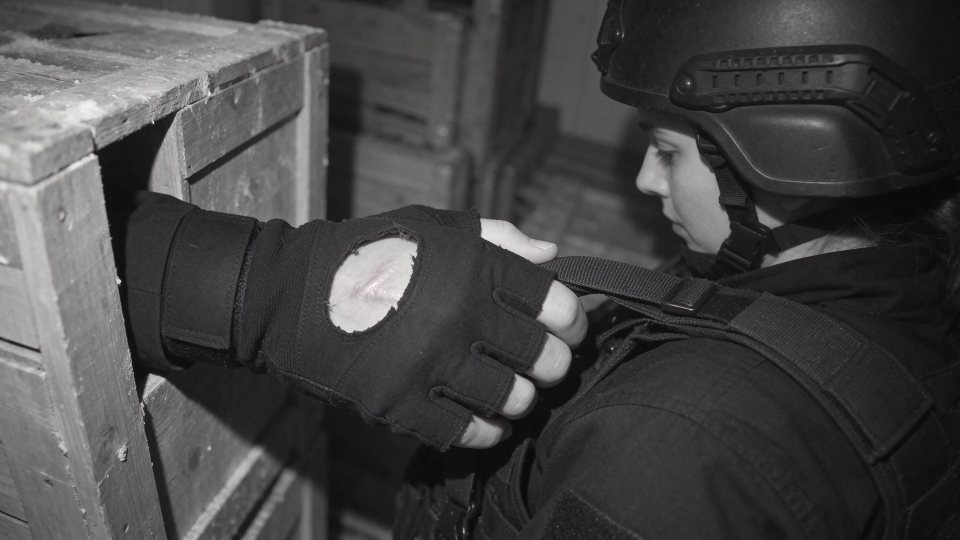
#> input picture previs/keyframes/v2/frames/21_C2_cam11_zoom_generated.jpg, 1920 x 1080 px (shown at 1/2 size)
$ python scar_composite.py
#> lines starting #> are read from the running program, lines starting #| are printed output that depends on the picture; after the words box and inside, x2 and y2 are one past the last pixel; in counts of white or black regions, pixels touching at a corner belong together
"""Put Ward's scar (traced from I3) into the CAM 11 playback-zoom insert, same shape, same direction.

    python3 scar_composite.py   (run from previs/keyframes/tools)

Reads ../v2/frames/21_C2_cam11_zoom_generated.jpg (LibTV, node i-D1IdSQ2K1M: the hand from the crates,
Nora looking at it, but with a round "window" in the glove and a short scar) and ../v2/frames/25a_I3.jpg.
Fills the round hole with glove fabric, cuts a ragged rip along the scar, lays the real I3 skin under it
(turned 180 degrees: on a hand pointing right the wrist-to-index-knuckle line is the same "/" as in I3),
lifts the traced scar so it reads in infrared, then degrades the frame like a 4x playback zoom.
Writes ../v2/frames/21_C2_cam11_zoom.jpg. Needs numpy, Pillow, opencv-python-headless."""
import numpy as np
from PIL import Image, ImageDraw, ImageFilter
rng=np.random.default_rng(12)
# scar centre line traced on I3 (1280x720), wrist end first; the first point is the small hook
TRACE=[(700,224),(697.5,232.5),(680,245),(660,255),(635,265),(610,275),(590,287.5),(572.5,302.5),(557.5,317.5)]
WID=[3,5,7,8,9,8,7,5,3]          # relative width along the scar
z=Image.open('../v2/frames/21_C2_cam11_zoom_generated.jpg').convert('L').resize((1920,1078),Image.LANCZOS)
import cv2
zz=np.asarray(z).copy()
hole=np.zeros_like(zz); hole[440:690,630:870]=(zz[440:690,630:870]>120).astype(np.uint8)*255
#> after `hole[440:690, 630:870] = (zz[440:690, 630:870] > 120).astype(np.uint8)`:
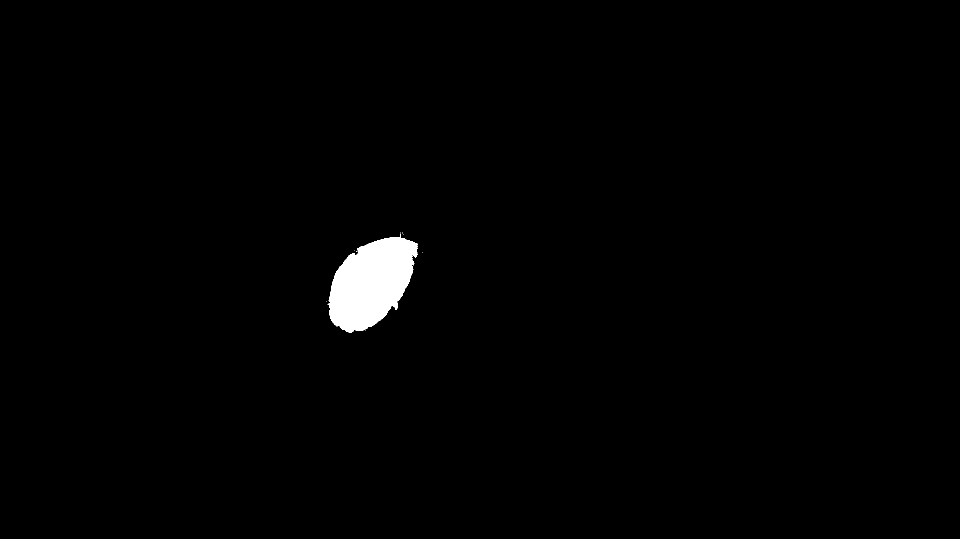
#> hole: shape (1078, 1920) (shown at 1/2 size); 1.1% white; 9 white regions (8 under 20 px), largest, box (x1, y1, x2, y2) and area: (655, 467, 835, 665) 22991
hole=cv2.dilate(hole,np.ones((15,15),np.uint8))
#> hole: shape (1078, 1920); 1.4% white; 1 white region, box (x1, y1, x2, y2) and area: (645, 458, 853, 672) 29087
zz=cv2.inpaint(zz,hole,9,cv2.INPAINT_TELEA)
z=Image.fromarray(zz)
cx,cy=752,560; S=1.55
c=np.mean(TRACE[1:],axis=0)
pts=[(cx-(x-c[0])*S, cy-(y-c[1])*S) for x,y in TRACE]       # 180 deg: wrist end now lower-left, knuckle end upper-right
# skin: the real I3 skin around the scar, turned 180 degrees and scaled like the trace, in IR grey
i3=Image.open('../v2/frames/25a_I3.jpg').convert('L')
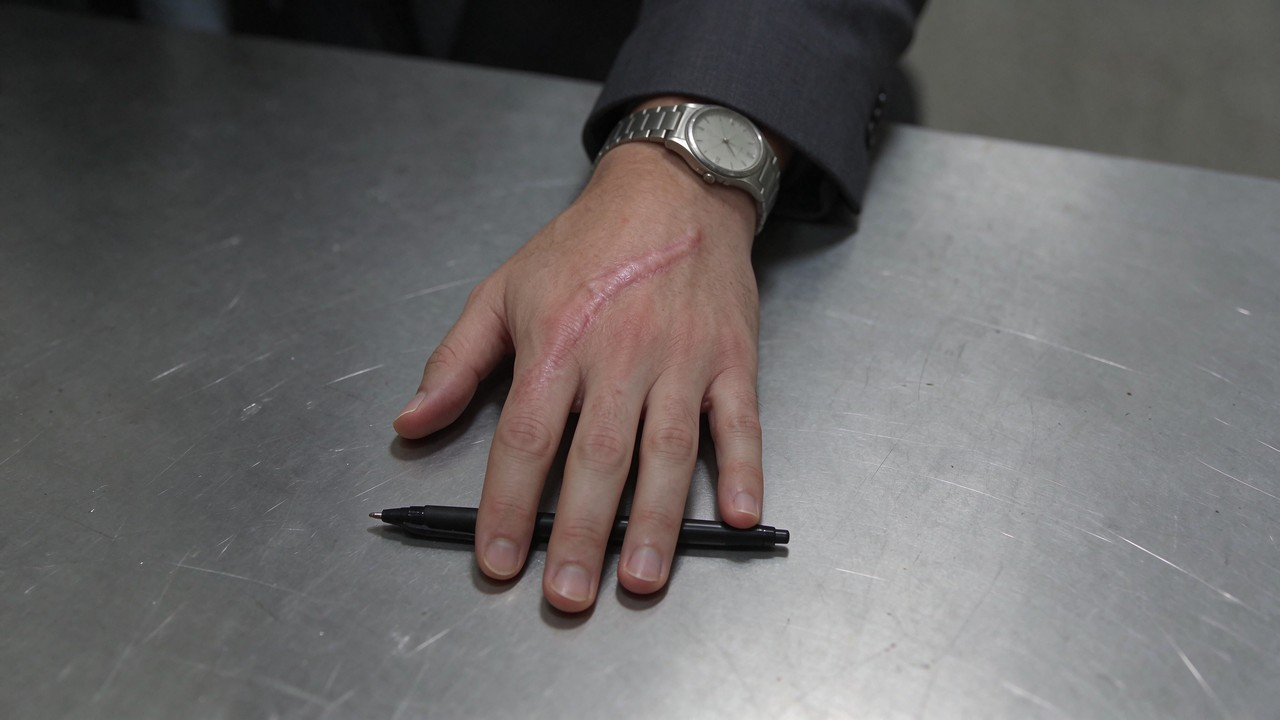
#> input picture previs/keyframes/v2/frames/25a_I3.jpg, 1280 x 720 px
box=(int(c[0]-140),int(c[1]-105),int(c[0]+140),int(c[1]+105))
p=i3.crop(box).rotate(180).resize((int(280*S),int(210*S)),Image.LANCZOS)
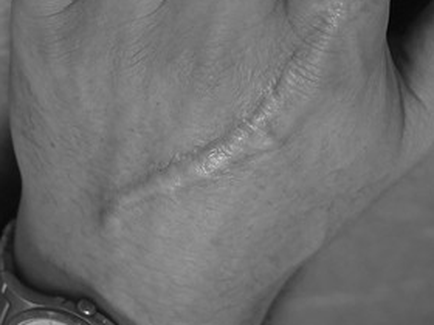
#> p: PIL image 434x325 L; min 1, max 245, mean 111
pa=np.asarray(p,float); pa=(pa-pa.mean())*0.9+150
skin=np.full((1078,1920),150.0)
x0,y0=int(cx-p.width/2),int(cy-p.height/2)
#> x0 = 535; y0 = 397
skin[y0:y0+p.height,x0:x0+p.width]=pa
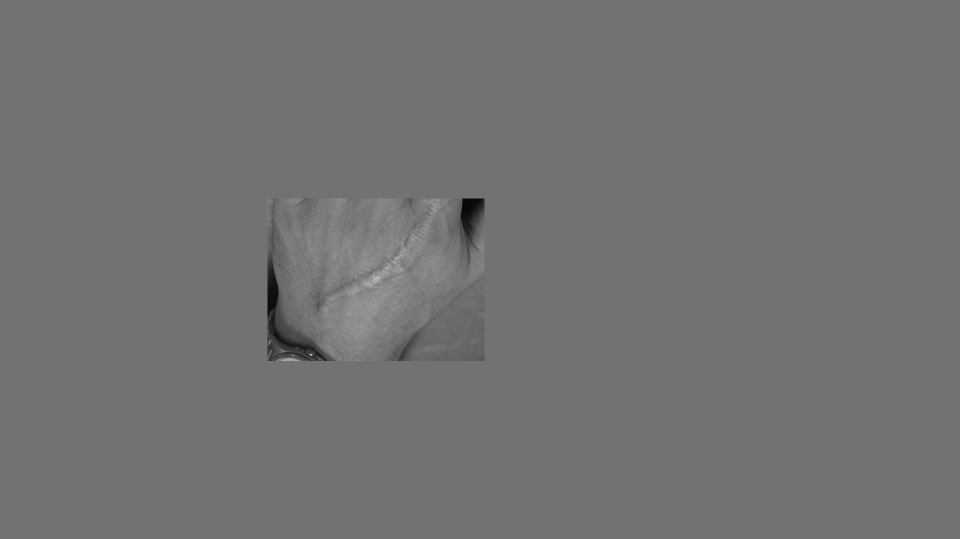
#> skin: shape (1078, 1920) float64 (shown at 1/2 size); min 51.03, max 270.6, mean 150; drawn with min black and max white
skin=Image.fromarray(np.clip(skin,0,255).astype(np.uint8))
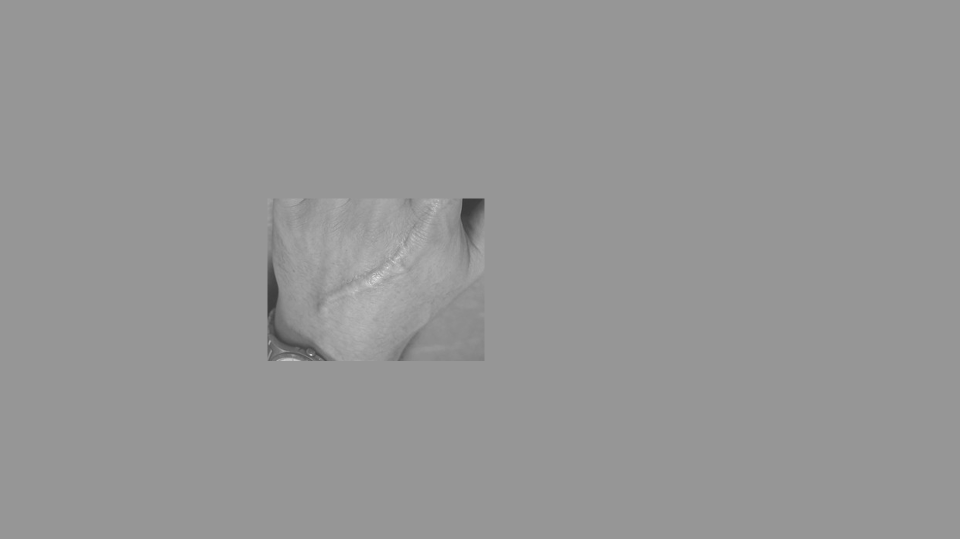
#> skin: PIL image 1920x1078 L (shown at 1/2 size); min 51, max 255, mean 150
ridge=Image.new('L',z.size,0); shadow=Image.new('L',z.size,0)
#> after `ridge = Image.new('L', z.size, 0)`: ridge: PIL image 1920x1078 L; every value is 0
dr=ImageDraw.Draw(ridge); ds=ImageDraw.Draw(shadow)
for (p,q),w in zip(zip(pts[:-1],pts[1:]),WID[1:]):
    dr.line([p,q],fill=255,width=int(w*S*1.3)); ds.line([(p[0]+3,p[1]+4),(q[0]+3,q[1]+4)],fill=255,width=int(w*S*1.3))
ridge=ridge.filter(ImageFilter.GaussianBlur(3)); shadow=shadow.filter(ImageFilter.GaussianBlur(4))
sk=np.asarray(skin,float)*(1-0.35*np.asarray(shadow,float)/255)
sk=sk+(215-sk)*0.6*np.asarray(ridge,float)/255
skin=Image.fromarray(np.clip(sk,0,255).astype(np.uint8))
# a rip along the scar: tapered at both ends, ragged edges, a few threads across the gap
P=np.array(pts[1:]);
seg=np.linspace(0,1,60)
cum=np.r_[0,np.cumsum(np.linalg.norm(np.diff(P,axis=0),axis=1))]; cum/=cum[-1]
ext=0.18                                                       # the rip runs a little past both ends of the scar
u=np.linspace(-ext,1+ext,90)
cxs=np.interp(np.clip(u,0,1),cum,P[:,0]); cys=np.interp(np.clip(u,0,1),cum,P[:,1])
d0=P[-1]-P[0]; d0=d0/np.linalg.norm(d0)
cxs=cxs+np.where(u<0,u,np.where(u>1,u-1,0))*np.linalg.norm(P[-1]-P[0])*d0[0]
cys=cys+np.where(u<0,u,np.where(u>1,u-1,0))*np.linalg.norm(P[-1]-P[0])*d0[1]
nrm=np.array([-d0[1],d0[0]])
half=np.clip(np.sin(np.pi*(u+ext)/(1+2*ext)),0,1)**0.7*58
upper=[(x+nrm[0]*(h+rng.normal(0,5)), y+nrm[1]*(h+rng.normal(0,5))) for x,y,h in zip(cxs,cys,half)]
lower=[(x-nrm[0]*(h+rng.normal(0,5)), y-nrm[1]*(h+rng.normal(0,5))) for x,y,h in zip(cxs,cys,half)]
outline=upper+lower[::-1]
mask=Image.new('L',z.size,0); d=ImageDraw.Draw(mask); d.polygon(outline,fill=255); mask=mask.filter(ImageFilter.GaussianBlur(1.0))
# shading: darker toward the torn edges (the glove sits above the skin)
edge=np.asarray(mask.filter(ImageFilter.GaussianBlur(14)),float)/255
skin=Image.fromarray(np.clip(np.asarray(skin,float)*(0.55+0.45*edge),0,255).astype(np.uint8))
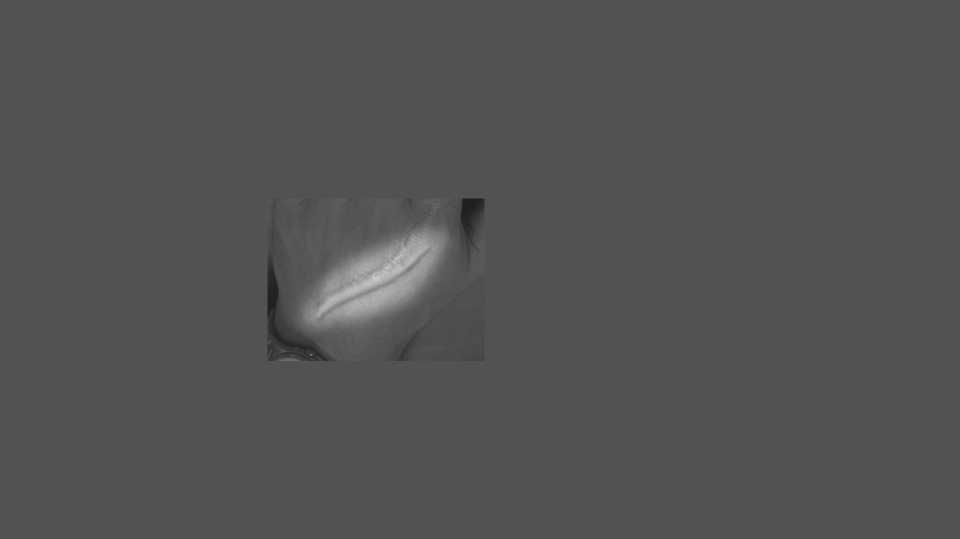
#> skin: PIL image 1920x1078 L (shown at 1/2 size); min 28, max 232, mean 83
out=Image.composite(skin,z,mask)
rim=Image.new('L',z.size,0); ImageDraw.Draw(rim).line(outline+[outline[0]],fill=255,width=8)
#> after `ImageDraw.Draw(rim).line(outline + [outline[0]], fill=255, width=8)`: rim: PIL image 1920x1078 L; 0.36% white; 1 white region, box (x1, y1, x2, y2) and area: (597, 454, 899, 662) 7489
rim=rim.filter(ImageFilter.GaussianBlur(2.5))
o=np.asarray(out,float)*(1-0.6*np.asarray(rim,float)/255)
out=Image.fromarray(o.astype(np.uint8)); dd=ImageDraw.Draw(out)
for k in (20,47,66):                                           # three loose threads across the rip
    p=upper[k]; q=lower[k+int(rng.integers(-3,4))]
    m=((p[0]+q[0])/2+rng.normal(0,6),(p[1]+q[1])/2+rng.normal(0,6))
    dd.line([p,m,(m[0]*0.7+q[0]*0.3,m[1]*0.7+q[1]*0.3)],fill=int(rng.uniform(85,115)),width=1)
small=out.resize((480,270),Image.BILINEAR); big=small.resize((1920,1078),Image.BILINEAR)
#> after `small = out.resize((480, 270), Image.BILINEAR)`:
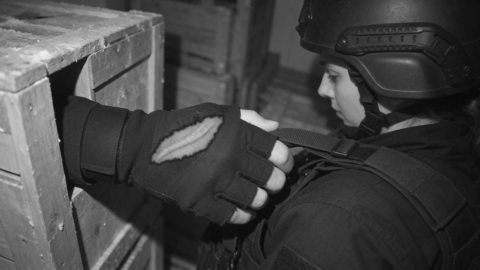
#> small: PIL image 480x270 L; min 8, max 239, mean 68.5
b=np.asarray(big,float); b=(b-128)*1.12+128+rng.normal(0,8,b.shape)
Image.fromarray(np.clip(b,0,255).astype(np.uint8)).convert('RGB').resize((1920,1080),Image.LANCZOS).save('../v2/frames/21_C2_cam11_zoom.jpg',quality=92)
i3=Image.open('../v2/frames/25a_I3.jpg').convert('RGB')
#> i3 is the input picture: PIL image 1280x720 RGB; mean R, G, B 105.6, 103.2, 103.1
